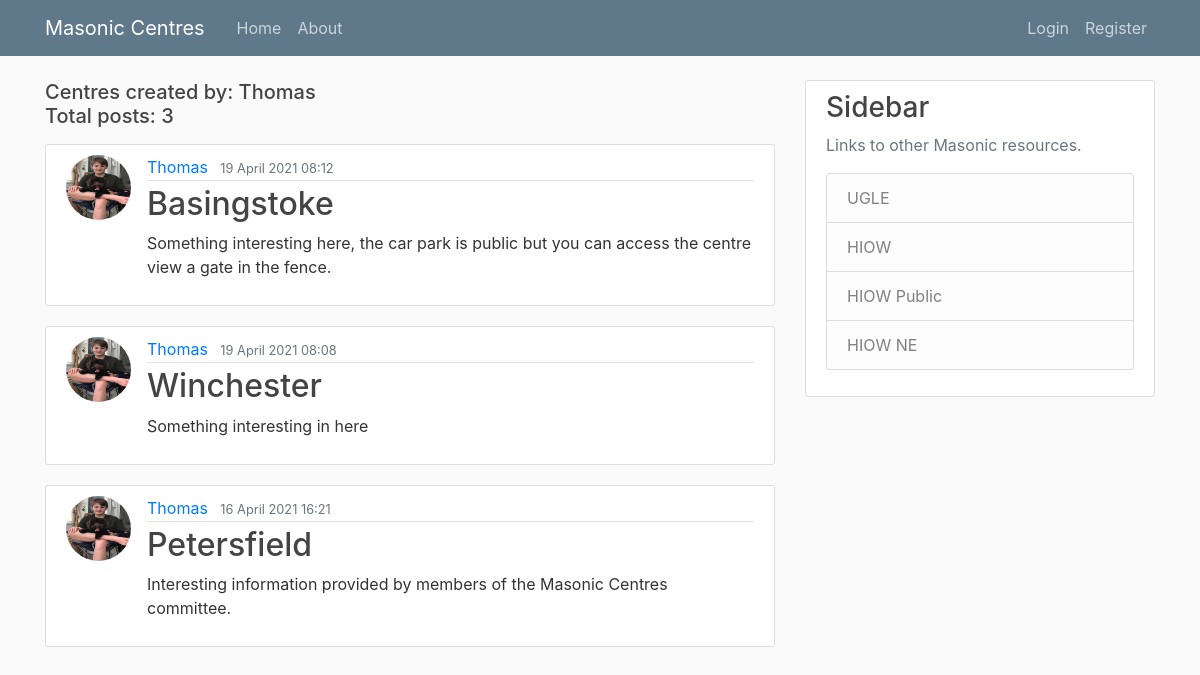
Before: /user/Thomas/ with the older database file.
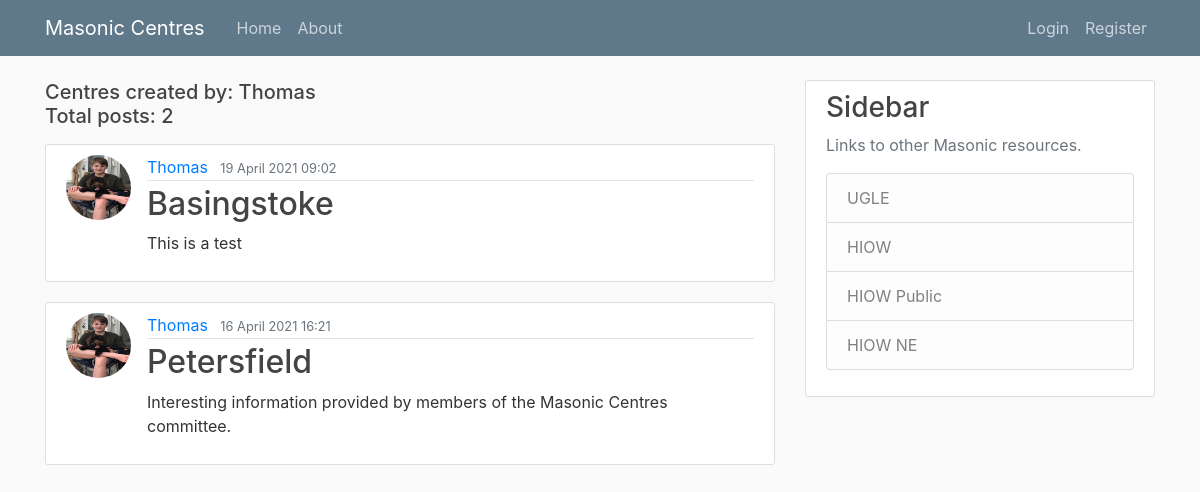
After: the same page with the newer database file.
### blog/models.py (models this page shows, shortened)
class Post(models.Model):
    title = models.CharField(max_length=100)
    content = models.TextField()
    date_posted = models.DateTimeField(default=timezone.now)
    update_posted = models.DateTimeField(auto_now=True)
    author = models.ForeignKey(User, on_delete=models.CASCADE)

### users/models.py (models this page shows, shortened)
class Profile(models.Model):
    user = models.OneToOneField(User, on_delete=models.CASCADE)
    image = models.ImageField(default='default.jpg', upload_to='profile_pics')

### blog/views.py (the view)
# urls.py: path('user/<str:username>/', UserPostListView.as_view(), name='user-posts'),
class UserPostListView(ListView):
    model = Post
    template_name = 'blog/user_post.html'
    context_object_name = 'posts'
    paginate_by = 5
    def get_queryset(self):
        user = get_object_or_404(User, username=self.kwargs.get('username'))
        return Post.objects.filter(author=user).order_by('-date_posted')

### blog/templates/blog/user_post.html (shortened to what this page needs)
{% extends "blog/base.html" %}
{% block content %}
    <h5 class="mb-3">Centres created by: {{ view.kwargs.username }}<br>Total posts: {{ page_obj.paginator.count }}</h5>
    {% for post in posts %}
        <article class="media content-section">
            <img class="rounded-circle article-img" src="{{ post.author.profile.image.url }}" alt="Profile picture">
            <div class="media-body">
                <div class="article-metadata">
                    <a class="mr-2" href="{% url 'user-posts' post.author.username %}">{{ post.author }}</a>
                    <small class="text-muted">{{ post.date_posted|date:"d F Y H:i" }}</small>
                </div>
                <h2><a class="article-title" href="{% url 'post-detail' post.id %}">{{ post.title }}</a></h2>
                <p class="article-content">{{ post.content }}</p>
            </div>
        </article>
    {% endfor %}
{% endblock content %}

Changed rows visible on the page:
removed Post: author.profile.image (picture), author "Thomas", date_posted "19 April 2021 08:12", title "Basingstoke", content "Something interesting here, the car park is public but you can access the centre view a gate in the fence."
removed Post: author.profile.image (picture), author "Thomas", date_posted "19 April 2021 08:08", title "Winchester", content "Something interesting in here"
added Post: author.profile.image (picture), author "Thomas", date_posted "19 April 2021 09:02", title "Basingstoke", content "This is a test"
Other visible differences:
{{ page_obj.paginator.count }}: "3" → "2"
